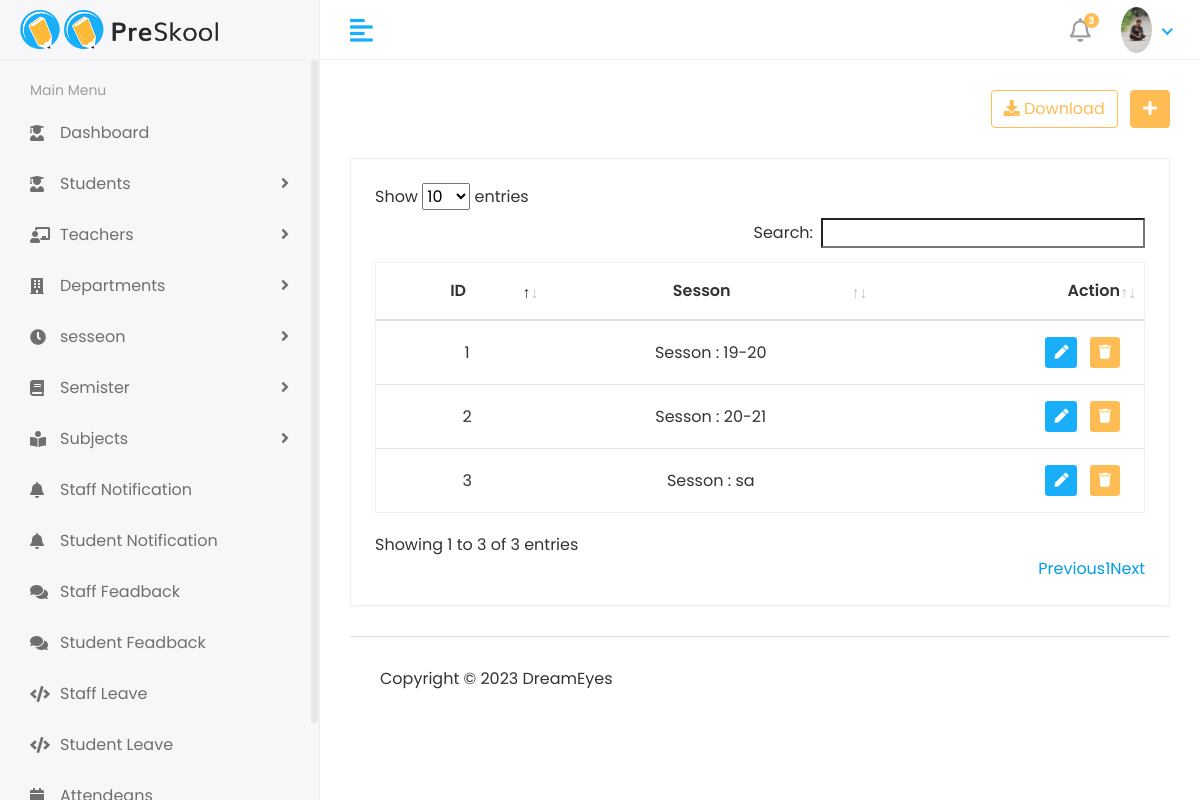
Before: /hod/sesson-list/ (signed in) with the older database file.
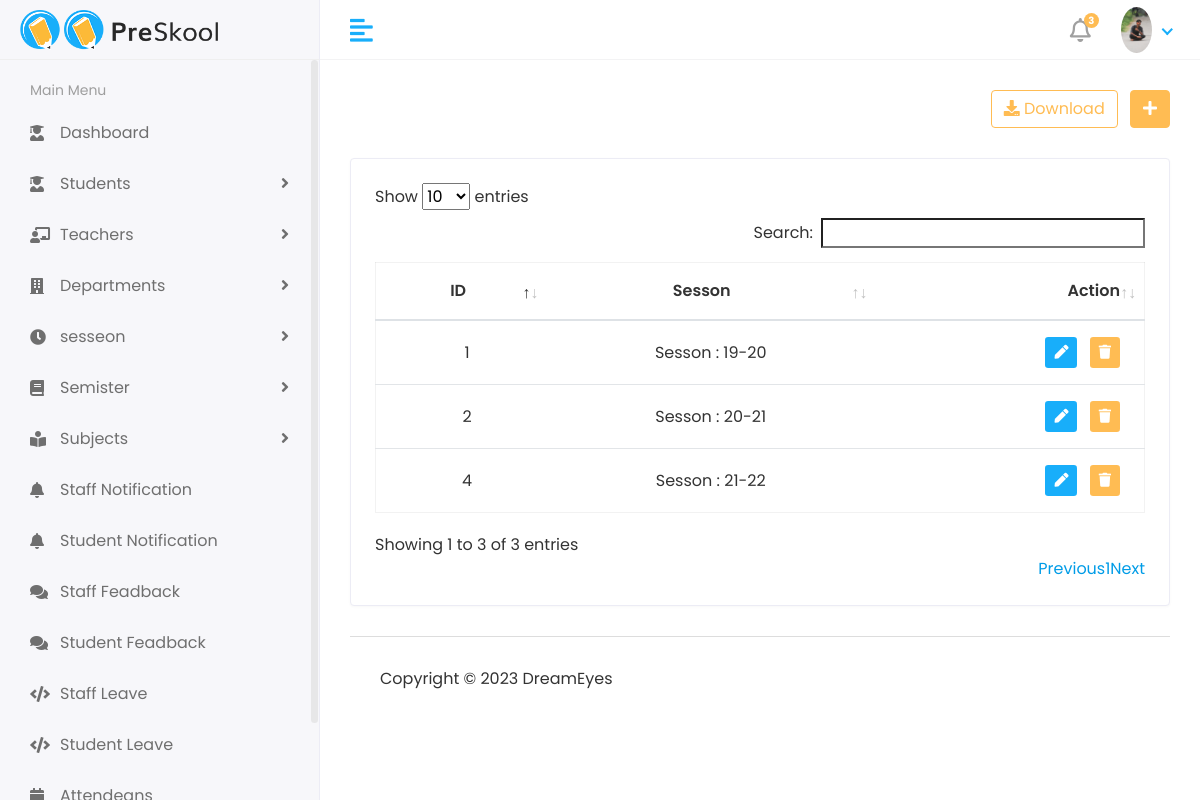
After: the same page with the newer database file.
### account/models.py (models this page shows, shortened)
class sesson(models.Model):
    name = models.CharField(max_length=30)

### hod/views.py (the view)
# urls.py: path('sesson-list/',viw_sesson,name='viw_sesson'),
@login_required(login_url='login')
def viw_sesson(request):
    if request.user.user_type=='1':
        deper = sesson.objects.all()
    else:
        return redirect('error')
    return render(request,'hod/for_add/view_sesson.html',locals())

### templates/hod/for_add/view_sesson.html (shortened to what this page needs)
{% extends "base.html"%}
{% block content %}
<div class="content container-fluid">
   <div class="page-header">
      <div class="row align-items-center">
         <div class="col-auto text-right float-right ml-auto">
            <a href="#" class="btn btn-outline-primary mr-2"><i class="fas fa-download"></i> Download</a>
            <a href="{% url 'add_sesson'%}" class="btn btn-primary"><i class="fas fa-plus"></i></a>
         </div>
      </div>
   </div>
   <div class="row">
      <div class="col-sm-12">
         <div class="card card-table">
            <div class="card-body">
               <div class="table-responsive">
                  <table id="table_id" class="table table-hover table-center mb-0 " style="text-align: center;">
                     <thead>
                        <tr>
                           <th>ID</th>
                           <th>Sesson</th>
                           <th class="text-right">Action</th>
                        </tr>
                     </thead>
                     <tbody>
                        {% for i in deper %}
                        <tr>
                           <td>{{i.id}}</td>
                           <td>Sesson : {{i.name}}</td>
                           <td class="text-right">
                              <div class="actions">
                                 <a href="" class="btn btn-sm bg-success-light mr-2">
                                    <i class="fas fa-pen"></i>
                                 </a>
                                 <a href="{% url 'sesson_delete' i.id %}" class="btn btn-sm bg-danger-light">
                                    <i class="fas fa-trash"></i>
                                 </a>
                              </div>
                           </td>
                        </tr>
                        {% endfor %}
                     </tbody>
                  </table>
               </div>
            </div>
         </div>
      </div>
   </div>
   {% endblock %}

Changed rows visible on the page:
removed sesson: id "3", name "sa"
added sesson: id "4", name "21-22"
